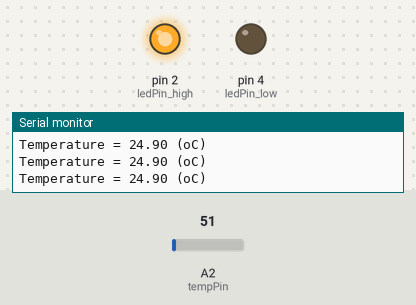
Simulated run of this sketch. Board: Arduino Uno, built with avr-gcc and run on an emulated ATmega328P. On the bench: output pins drawn as LEDs (lit = HIGH), the last lines printed to the serial monitor. The inputs (shaded band) are chosen by the test bench; at power-on: A2 (tempPin) = 51.

Above: at 1.3 s.
1.4 s: A2 (tempPin) set to 45
At 2.0 s:
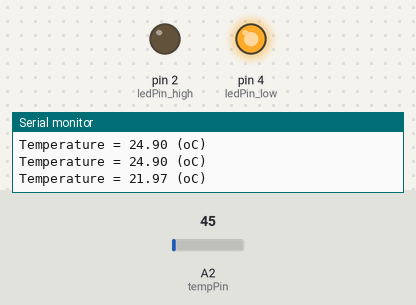
3.0 s: A2 (tempPin) set to 61
At 4.2 s:
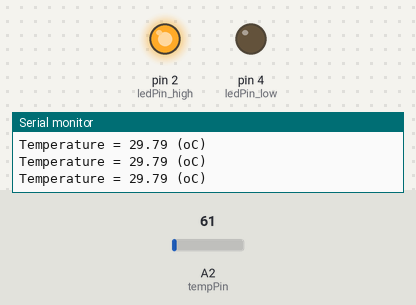
4.5 s: A2 (tempPin) set to 30
At 5.6 s:
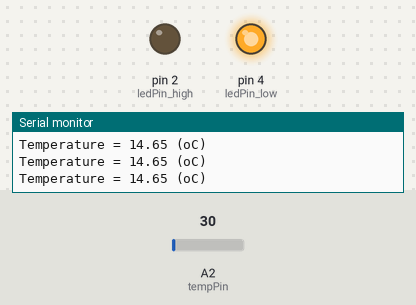
Timing chart, 0 to 7.5 s (numbered marks = the images above; inputs shaded):
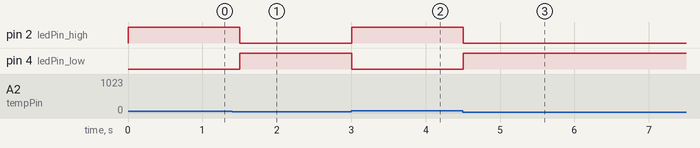

The sketch:

lm35dz_Temp.ino
```cpp
// Global variables
int reading;
int tempPin = 2;
int ledPin_high = 2;
int ledPin_low = 4;


// Setting everything up
void setup()
{
// Baud rate
  Serial.begin(9600);
  Serial.println('Starting...');

// Setting digital led ports as outputs
  pinMode(ledPin_high, OUTPUT);
  pinMode(ledPin_low, OUTPUT);
}


void loop()
{
// Reading from the analog pin connected to the lm35dz
  reading = analogRead(tempPin);

// Conversion to temperature
  float tCelsius = ( reading / 1024.0 )*500;
  float tFarh = ( tCelsius*9 )/5 + 32;

// This will light led red if bigger than 24 degrees
// and green otherwise.
  if ( tCelsius <= 24. )
  {
    digitalWrite(ledPin_low, HIGH);
    digitalWrite(ledPin_high, LOW);
  }
  else
  {
    digitalWrite(ledPin_high, HIGH);
    digitalWrite(ledPin_low, LOW);
  }

// Sending the temperature measurement throught serial port
  Serial.print("Temperature = ");
  Serial.print(tCelsius);
  Serial.print(" (oC)");
  Serial.println();


  delay(500);
}
```

Measured:
- the behaviour switches between 50 and 49 on A2 (tempPin) (found by bisection; images 0 and 1)
- after the input at 1.4 s, pin 2 (ledPin_high): HIGH → LOW after 0.10 s; pin 4 (ledPin_low): LOW → HIGH after 0.10 s
- after the input at 3.0 s, pin 2 (ledPin_high): LOW → HIGH at once; pin 4 (ledPin_low): HIGH → LOW at once
- after the input at 4.5 s, pin 2 (ledPin_high): HIGH → LOW at once; pin 4 (ledPin_low): LOW → HIGH at once
